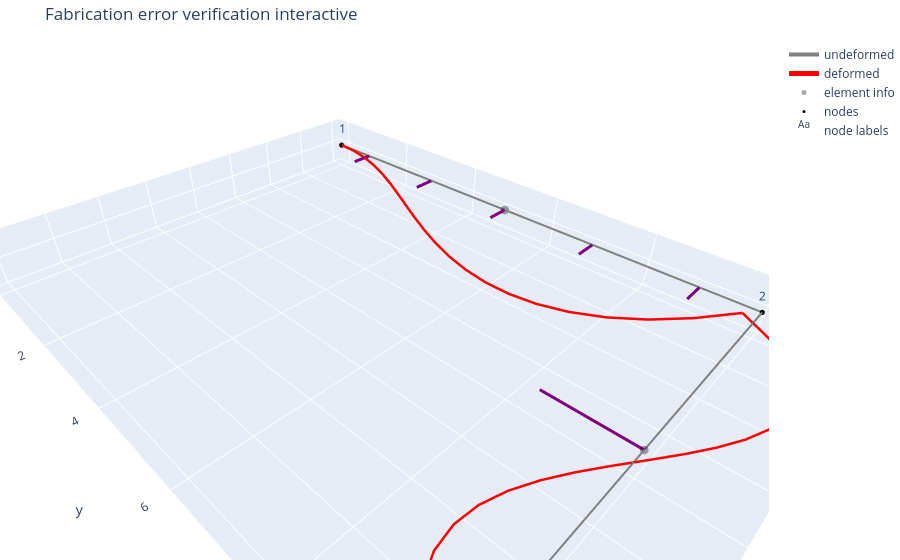

This figure's notebook cell:
### Code cell
import importlib

try:
    import helpers.plotting_plotly as pp3d
    importlib.reload(pp3d)
    from helpers.plotting_plotly import plot_structure_plotly
except ImportError:
    import plotting_plotly as pp3d
    importlib.reload(pp3d)
    from plotting_plotly import plot_structure_plotly

fig = plot_structure_plotly(
    clean_model,
    data,
    U=package["results"]["U"],
    scale=60.0,
    selector="all",
    show_undeformed=True,
    show_deformed=True,
    show_nodes=True,
    show_node_labels=True,
    show_element_hover=True,
    show_member_loads=True,
    member_load_scale=0.02,
    title="Fabrication error verification interactive",
    save_html="outputs/validation/plotly_plots/verification_fabrication_error_frame.html",
    save_png="outputs/validation/plotly_plots/verification_fabrication_error_frame.png",
)

fig.show()

### Figure 1 — Plotly figure (JSON) as saved in the notebook; plotly's stock layout.template omitted (floating-point values rounded to 4 significant figures)
{"data": [{"hoverinfo": "skip", "line": {"color": "gray", "dash": "solid", "width": 4}, "mode": "lines", "name": "undeformed", "type": "scatter3d", "x": [0, 0, null, 0, 8, null], "y": [0, 10, null, 10, 10, null], "z": [0, 0, null, 0, 0, null]}, {"hoverinfo": "skip", "line": {"color": "red", "dash": "solid", "width": 5}, "mode": "lines", "name": "deformed", "type": "scatter3d", "x": [0, 0.03783, 0.1435, 0.3052, 0.5112, 0.7498, 1.009, 1.277, 1.543, 1.794, 2.019, 2.206, 2.343, 2.419, 2.421, 2.338, 2.159, 1.871, 1.462, 0.9216, 0.2372, null, 0.2372, 0.6254, 1.014, 1.402, 1.79, 2.178, 2.566, 2.954, 3.342, 3.73, 4.119, 4.507, 4.895, 5.283, 5.671, 6.059, 6.447, 6.836, 7.224, 7.612, 8, null], "y": [0, 0.4892, 0.9784, 1.468, 1.957, 2.446, 2.935, 3.424, 3.914, 4.403, 4.892, 5.381, 5.87, 6.36, 6.849, 7.338, 7.827, 8.316, 8.806, 9.295, 9.784, null, 9.784, 10.31, 10.68, 10.92, 11.03, 11.04, 10.96, 10.81, 10.61, 10.37, 10.11, 9.839, 9.586, 9.361, 9.182, 9.066, 9.028, 9.086, 9.256, 9.555, 10, null], "z": [0, 0, 0, 0, 0, 0, 0, 0, 0, 0, 0, 0, 0, 0, 0, 0, 0, 0, 0, 0, 0, null, 0, 0, 0, 0, 0, 0, 0, 0, 0, 0, 0, 0, 0, 0, 0, 0, 0, 0, 0, 0, 0, null]}, {"hovertemplate": "%{text}<extra></extra>", "marker": {"color": "black", "opacity": 0.35, "size": 5}, "mode": "markers", "name": "element info", "text": ["Element 1<br>type = 3D_frame<br>nodes = 1 to 2<br>section = frame_sec", "Element 2<br>type = 3D_frame<br>nodes = 2 to 3<br>section = frame_sec"], "type": "scatter3d", "x": [0, 4], "y": [5, 10], "z": [0, 0]}, {"hovertemplate": "%{text}<extra></extra>", "marker": {"color": "black", "size": 3}, "mode": "markers", "name": "nodes", "text": ["Node 1", "Node 2", "Node 3"], "type": "scatter3d", "x": [0, 0, 8], "y": [0, 10, 10], "z": [0, 0, 0]}, {"hoverinfo": "skip", "mode": "text", "name": "node labels", "text": ["1", "2", "3"], "textposition": "top center", "type": "scatter3d", "x": [0, 0, 8], "y": [0, 10, 10], "z": [0, 0, 0]}, {"hovertemplate": "%{text}<extra></extra>", "line": {"color": "purple", "width": 6}, "mode": "lines", "showlegend": false, "text": ["Member load on element 1<br>type = uniform_local_y<br>w = -24.0", "Member load on element 1<br>type = uniform_local_y<br>w = -24.0"], "type": "scatter3d", "x": [0, 0.48], "y": [1, 1], "z": [0, 0]}, {"hovertemplate": "%{text}<extra></extra>", "line": {"color": "purple", "width": 6}, "mode": "lines", "showlegend": false, "text": ["Member load on element 1<br>type = uniform_local_y<br>w = -24.0", "Member load on element 1<br>type = uniform_local_y<br>w = -24.0"], "type": "scatter3d", "x": [0, 0.48], "y": [3.0, 3.0], "z": [0, 0]}, {"hovertemplate": "%{text}<extra></extra>", "line": {"color": "purple", "width": 6}, "mode": "lines", "showlegend": false, "text": ["Member load on element 1<br>type = uniform_local_y<br>w = -24.0", "Member load on element 1<br>type = uniform_local_y<br>w = -24.0"], "type": "scatter3d", "x": [0, 0.48], "y": [5, 5], "z": [0, 0]}, {"hovertemplate": "%{text}<extra></extra>", "line": {"color": "purple", "width": 6}, "mode": "lines", "showlegend": false, "text": ["Member load on element 1<br>type = uniform_local_y<br>w = -24.0", "Member load on element 1<br>type = uniform_local_y<br>w = -24.0"], "type": "scatter3d", "x": [0, 0.48], "y": [7.0, 7.0], "z": [0, 0]}, {"hovertemplate": "%{text}<extra></extra>", "line": {"color": "purple", "width": 6}, "mode": "lines", "showlegend": false, "text": ["Member load on element 1<br>type = uniform_local_y<br>w = -24.0", "Member load on element 1<br>type = uniform_local_y<br>w = -24.0"], "type": "scatter3d", "x": [0, 0.48], "y": [9, 9], "z": [0, 0]}, {"hovertemplate": "%{text}<extra></extra>", "line": {"color": "purple", "width": 6}, "mode": "lines", "showlegend": false, "text": ["Member load on element 2<br>type = point_local_y_midspan<br>P = -75.0", "Member load on element 2<br>type = point_local_y_midspan<br>P = -75.0"], "type": "scatter3d", "x": [4, 4], "y": [10, 8.5], "z": [0, 0]}], "layout": {"margin": {"b": 0, "l": 0, "r": 0, "t": 40}, "scene": {"aspectmode": "data", "xaxis": {"title": {"text": "x"}}, "yaxis": {"title": {"text": "y"}}, "zaxis": {"title": {"text": "z"}}}, "showlegend": true, "title": {"text": "Fabrication error verification interactive"}}}
